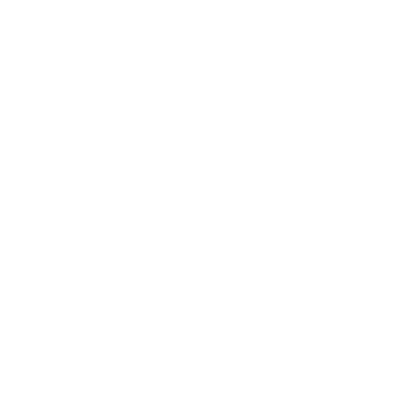
Frame 1 (no input)
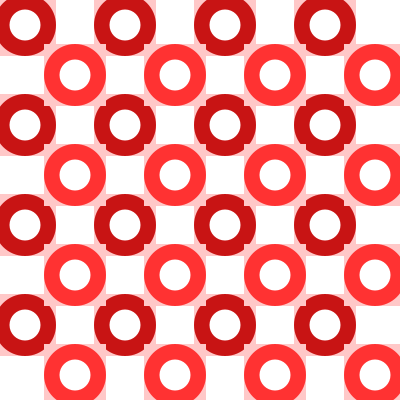
Frame 60 (the mouse pressed at the canvas centre just before this capture)
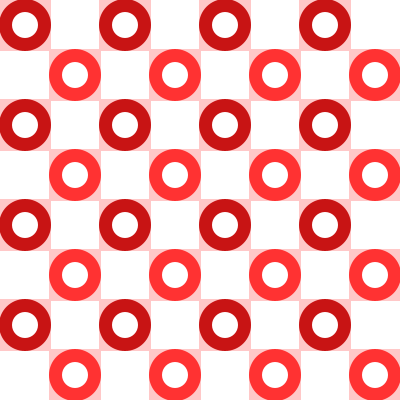
Frame 120 (the mouse held since frame 60 and released just before this capture)

The Processing sketch that drew these frames (run headless with seeded random() and noise(); from frame 60 on, the mouse is pressed at the canvas centre):

// Processing sketch: processing_8622
// ── processing_8622.pde

int grow=0;
int speed=1;

void setup() {
  size(400,400);
  smooth();
  noStroke();
  rectMode(CENTER);
  frameRate(10);
}

void pattern(int x, int y, int thesize, color c) {
  fill(255,200,200);
  rect(x,y,thesize*2,thesize*2);
  fill(c);
  ellipse(x,y,thesize*2,thesize*2);
  fill(255);
  ellipse(x,y,thesize,thesize);
}

void move() {
  if((grow>=-25) && (grow<50)) {
    grow=grow+speed;
   }
}

void decrease() {
  if(grow>=45) {
    speed=speed*-1;
  }else{
    speed=speed;
    grow=grow;
}
}

void draw() {
  background(255);
  for(int i=25; i<width; i+=100) {
  for(int k=25; k<height; k+=100) {
    pattern(i,k,grow,color(200,20,20));
  }
  }
  for(int j=75; j<width; j+=100) {
  for(int h=75; h<height; h+= 100) {
    pattern(j,h,grow,color(255,50,50));
  }
  }
  move();
  decrease();
}

  
